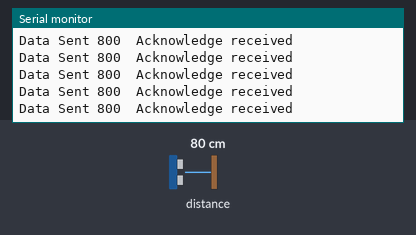
Simulated run of this sketch. Board: Arduino Uno, built with avr-gcc and run on an emulated ATmega328P. Parts: the last lines printed to the serial monitor. The test bench sets the inputs (shaded band); at power-on: distance to the obstacle 80 cm. No radio packets arrive unless stated.

Above: at 1.2 s.
1.3 s: distance to the obstacle set to 2 cm
At 1.57 s:
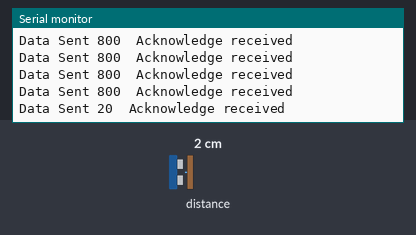
4.3 s: distance to the obstacle set to 4 cm
At 4.4 s:
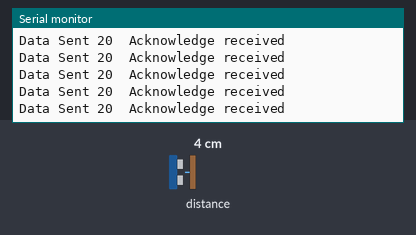
Timing chart, 0 to 7.3 s (numbered marks = the images above; inputs shaded):
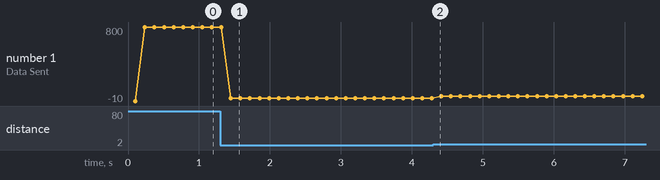

The sketch:

simple_tx_with_ranger_data.ino
```cpp
// SimpleTx - the master or the transmitter

#include <SPI.h>
#include <nRF24L01.h>
#include <RF24.h>

#include <Wire.h>
#include <VL53L0X.h>

#define CE_PIN   7
#define CSN_PIN 8

const byte slaveAddress[5] = {'R', 'x', 'A', 'A', 'A'};


RF24 radio(CE_PIN, CSN_PIN); // Create a Radio
VL53L0X sensor;


int dataToSend = -10;
char txNum = '0';


unsigned long currentMillis;
unsigned long prevMillis;
unsigned long txIntervalMillis = 100;


void setup() {

  Serial.begin(9600);

  Serial.println("SimpleTx Starting");

  radio.begin();
  radio.setDataRate( RF24_250KBPS );
  radio.setRetries(3, 5); // delay, count
  radio.openWritingPipe(slaveAddress);

  Wire.begin();
  sensor.init();
  sensor.setTimeout(500);
}

//====================

void loop() {
  currentMillis = millis();
  if (currentMillis - prevMillis >= txIntervalMillis) {
    send();
    prevMillis = millis();
  }
}

//====================

void send() {

  bool rslt;
  rslt = radio.write( &dataToSend, sizeof(dataToSend) );
  // Always use sizeof() as it gives the size as the number of bytes.
  // For example if dataToSend was an int sizeof() would correctly return 2

  Serial.print("Data Sent ");
  Serial.print(dataToSend);
  if (rslt) {
    Serial.println("  Acknowledge received");
    updateMessage();
  }
  else {
    Serial.println("  Tx failed");
  }
}

//================

void updateMessage() {
  dataToSend = sensor.readRangeSingleMillimeters();
}
```

Measured:
- after the input at 1.3 s, the serial monitor: prints a new line after 0.15 s (image 1)
- plotted number 1: 800 → 20 after the input at 1.3 s, 20 → 40 after the input at 4.3 s
